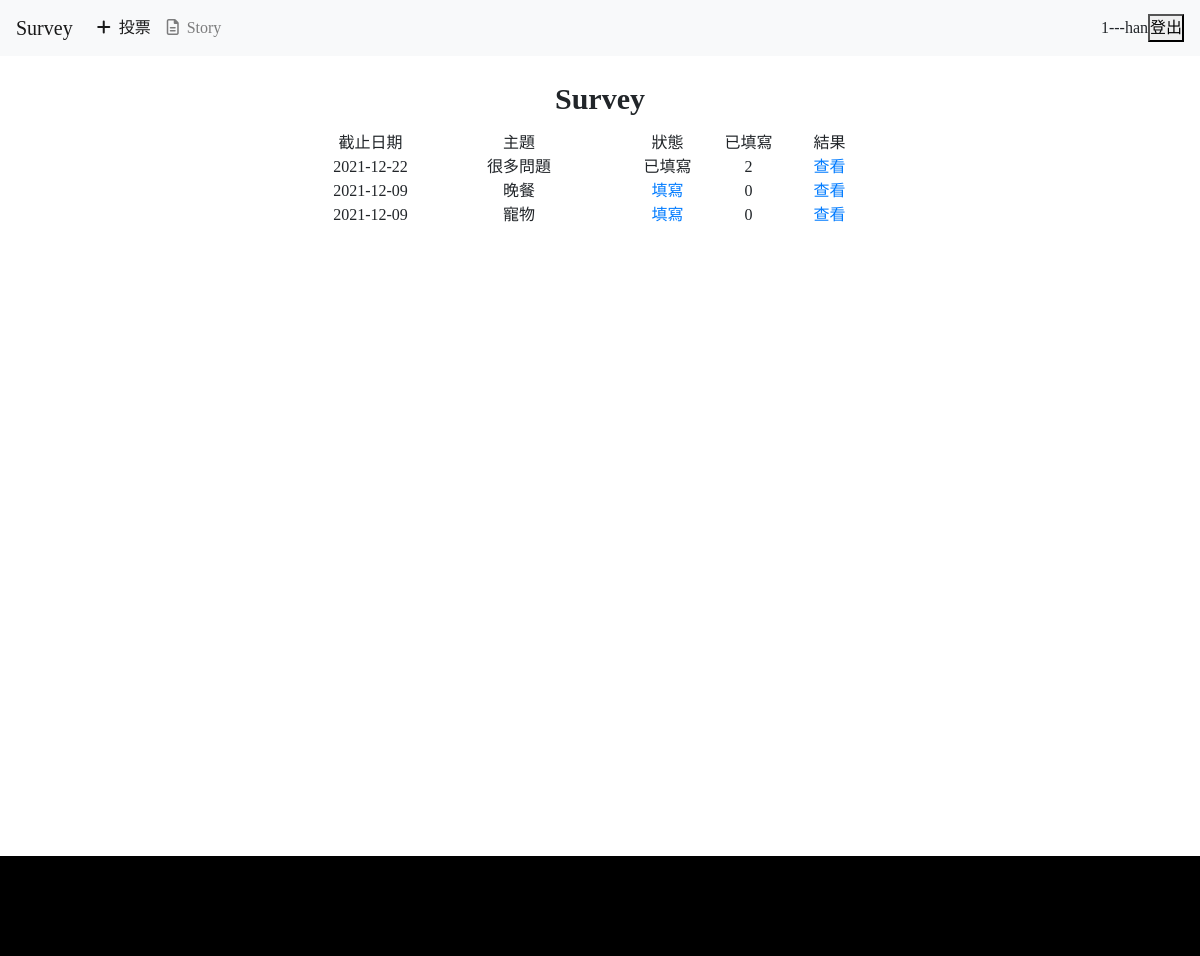
/index.php (signed in), run on the app's committed database.
### tables this page shows
CREATE TABLE `surveys` (
  `id` int(11) NOT NULL,
  `title` varchar(50) NOT NULL,
  `author` varchar(30) NOT NULL,
  `create_time` datetime NOT NULL DEFAULT current_timestamp(),
  `edit_time` datetime NOT NULL,
  `end_time` date NOT NULL,
  `status` tinyint(1) DEFAULT 0,
  `count` int(10) UNSIGNED NOT NULL DEFAULT 0
);

### include/show_survey.php (the view)
<?php
$sql = "SELECT * FROM `surveys` ORDER BY `id` DESC";
$res = $pdo->query($sql)->fetchAll(PDO::FETCH_ASSOC);
?>
<div class="table_box">
    <div class= "table_header">
    Survey
    </div>
<table>
    <tr>
        <td>截止日期</td>
        <td>主題</td>
        <td>狀態</td>
        <td>已填寫</td>
        <td>結果</td>
    </tr>
    <?php foreach ($res as $data) { ?>
        <tr>
            <td><?=$data['end_time']?></td>
            <td><?=$data['title']?></td>
            <td>
                <?php
                    if(isset($_SESSION['account'])){
                        $sql ="SELECT `id` FROM `surveylog` WHERE `u_id` ='{$_SESSION['account']['id']}'AND `s_id`= '{$data['id']}'";
                        $ck_res = $pdo->query($sql)->fetchColumn();
                        if($ck_res){
                            echo "已填寫";
                        }else{
                            echo "<a href='./index.php?do=write_survey&id=".$data['id']."'>填寫</a>";
                        }
                    }else{
                        echo "<a href='./index.php?do=write_survey&id=".$data['id']."'>填寫</a>";
                    }
                ?>
            </td>
            <td><?=$data['count']?></td>
            <td><?php echo "<a href='./index.php?do=res_survey&id=".$data['id']."'>查看</a>";?></td>
        </tr>
    <?php } ?>
</table>
</div>
<link rel="stylesheet" href="./css/show_survey.css">

### css/homePage.css (style rules this page uses)
* { box-sizing: border-box; margin: 0; padding: 0; font-family: 'Microsoft JhengHei'; }

### css/show_survey.css (style rules this page uses)
.table_box { padding-top: 20px; }
table { width:60%; margin: auto; text-align:center; }
.table_header { font-size: 30px; margin-bottom: 10px; text-align:center; font-weight: bolder; }
td:nth-child(2) { width: 40%; }
td:nth-child(1),td:nth-child(3),td:nth-child(4),td:nth-child(5) { width: 15%; }

### data on the page
surveys: end_time "2021-12-22", title "很多問題", shows "已填寫", count "2"
surveys: end_time "2021-12-09", title "晚餐", count "0"
surveys: end_time "2021-12-09", title "寵物", count "0"

### other printed values
$_SESSION['account']['id'] "1"
$_SESSION['account']['name'] "han"
